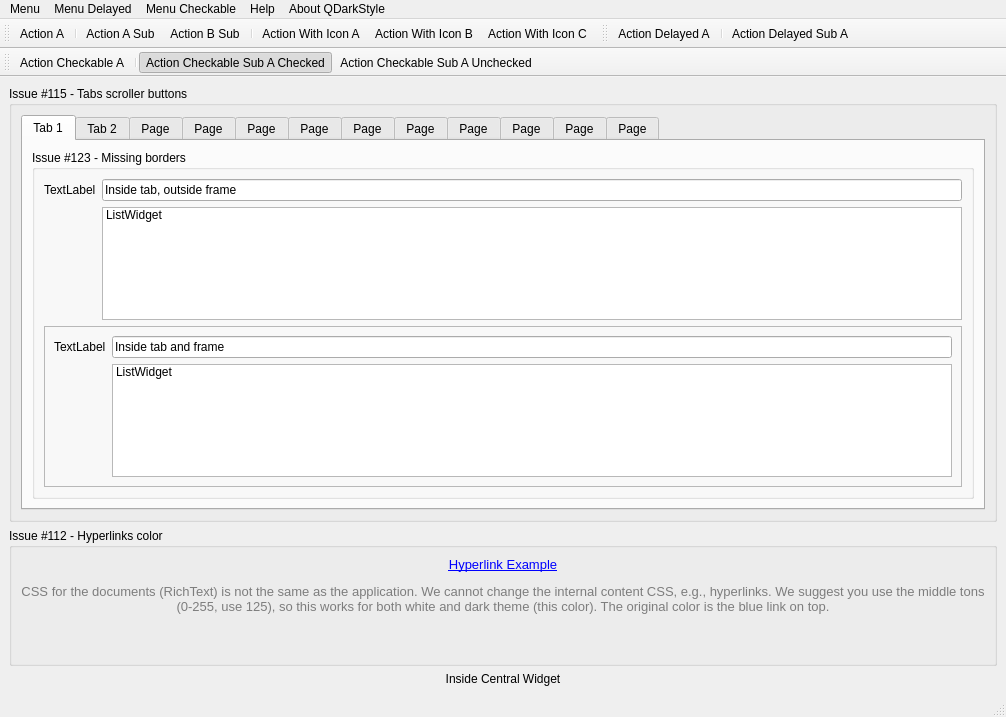
<?xml version="1.0" encoding="UTF-8"?>
<ui version="4.0">
 <class>MainWindow</class>
 <widget class="QMainWindow" name="MainWindow">
  <property name="geometry">
   <rect>
    <x>0</x>
    <y>0</y>
    <width>1006</width>
    <height>717</height>
   </rect>
  </property>
  <property name="windowTitle">
   <string>MainWindow</string>
  </property>
  <widget class="QWidget" name="centralwidget">
   <layout class="QGridLayout" name="gridLayout_7">
    <item row="0" column="0">
     <widget class="QGroupBox" name="groupBox_2">
      <property name="title">
       <string>Issue #115 - Tabs scroller buttons</string>
      </property>
      <layout class="QGridLayout" name="gridLayout">
       <item row="0" column="0">
        <widget class="QTabWidget" name="tabWidget">
         <property name="currentIndex">
          <number>0</number>
         </property>
         <widget class="QWidget" name="tab">
          <attribute name="title">
           <string>Tab 1</string>
          </attribute>
          <layout class="QGridLayout" name="gridLayout_4">
           <item row="1" column="0">
            <widget class="QGroupBox" name="groupBox_3">
             <property name="title">
              <string>Issue #123 - Missing borders</string>
             </property>
             <layout class="QGridLayout" name="gridLayout_5">
              <item row="0" column="0">
               <widget class="QLabel" name="label_2">
                <property name="text">
                 <string>TextLabel</string>
                </property>
               </widget>
              </item>
              <item row="0" column="1">
               <widget class="QLineEdit" name="lineEdit">
                <property name="text">
                 <string>Inside tab, outside frame</string>
                </property>
               </widget>
              </item>
              <item row="2" column="0" colspan="2">
               <widget class="QFrame" name="frame">
                <property name="frameShape">
                 <enum>QFrame::StyledPanel</enum>
                </property>
                <property name="frameShadow">
                 <enum>QFrame::Raised</enum>
                </property>
                <layout class="QFormLayout" name="formLayout">
                 <property name="fieldGrowthPolicy">
                  <enum>QFormLayout::AllNonFixedFieldsGrow</enum>
                 </property>
                 <item row="0" column="0">
                  <widget class="QLabel" name="label_3">
                   <property name="text">
                    <string>TextLabel</string>
                   </property>
                  </widget>
                 </item>
                 <item row="0" column="1">
                  <widget class="QLineEdit" name="lineEdit_2">
                   <property name="text">
                    <string>Inside tab and frame</string>
                   </property>
                  </widget>
                 </item>
                 <item row="1" column="1">
                  <widget class="QListWidget" name="listWidget_2">
                   <item>
                    <property name="text">
                     <string>ListWidget</string>
                    </property>
                   </item>
                  </widget>
                 </item>
                </layout>
               </widget>
              </item>
              <item row="1" column="1">
               <widget class="QListWidget" name="listWidget">
                <item>
                 <property name="text">
                  <string>ListWidget</string>
                 </property>
                </item>
               </widget>
              </item>
             </layout>
            </widget>
           </item>
          </layout>
         </widget>
         <widget class="QWidget" name="tab_2">
          <attribute name="title">
           <string>Tab 2</string>
          </attribute>
          <layout class="QGridLayout" name="gridLayout_6">
           <item row="0" column="0">
            <widget class="QLabel" name="label_4">
             <property name="text">
              <string>TextLabel</string>
             </property>
            </widget>
           </item>
          </layout>
         </widget>
         <widget class="QWidget" name="tab_3">
          <attribute name="title">
           <string>Page</string>
          </attribute>
         </widget>
         <widget class="QWidget" name="tab_4">
          <attribute name="title">
           <string>Page</string>
          </attribute>
         </widget>
         <widget class="QWidget" name="tab_5">
          <attribute name="title">
           <string>Page</string>
          </attribute>
         </widget>
         <widget class="QWidget" name="tab_6">
          <attribute name="title">
           <string>Page</string>
          </attribute>
         </widget>
         <widget class="QWidget" name="tab_7">
          <attribute name="title">
           <string>Page</string>
          </attribute>
         </widget>
         <widget class="QWidget" name="tab_8">
          <attribute name="title">
           <string>Page</string>
          </attribute>
         </widget>
         <widget class="QWidget" name="tab_9">
          <attribute name="title">
           <string>Page</string>
          </attribute>
         </widget>
         <widget class="QWidget" name="tab_10">
          <attribute name="title">
           <string>Page</string>
          </attribute>
         </widget>
         <widget class="QWidget" name="tab_11">
          <attribute name="title">
           <string>Page</string>
          </attribute>
         </widget>
         <widget class="QWidget" name="tab_12">
          <attribute name="title">
           <string>Page</string>
          </attribute>
          <layout class="QGridLayout" name="gridLayout_3"/>
         </widget>
        </widget>
       </item>
      </layout>
     </widget>
    </item>
    <item row="1" column="0">
     <widget class="QGroupBox" name="groupBox">
      <property name="title">
       <string>Issue #112 - Hyperlinks color</string>
      </property>
      <layout class="QGridLayout" name="gridLayout_2">
       <item row="0" column="0">
        <widget class="QLabel" name="label">
         <property name="lineWidth">
          <number>0</number>
         </property>
         <property name="text">
          <string>&lt;html&gt;&lt;head/&gt;&lt;body&gt;&lt;p align=&quot;center&quot;&gt;&lt;a href=&quot;https://github.com/ColinDuquesnoy/QDarkStyleSheet/issues/112&quot;&gt;&lt;span style=&quot; font-size:10pt; text-decoration: underline; color:#0000ff;&quot;&gt;Hyperlink Example&lt;/span&gt;&lt;/a&gt;&lt;/p&gt;&lt;p align=&quot;center&quot;&gt;&lt;span style=&quot; font-size:10pt; color:#7d7d7d;&quot;&gt;CSS for the documents (RichText) is not the same as the application. We cannot change the internal content CSS, e.g., hyperlinks. We suggest you use the middle tons (0-255, use 125), so this works for both white and dark theme (this color). The original color is the blue link on top.&lt;/span&gt;&lt;/p&gt;&lt;p align=&quot;center&quot;&gt;&lt;br/&gt;&lt;/p&gt;&lt;/body&gt;&lt;/html&gt;</string>
         </property>
         <property name="textFormat">
          <enum>Qt::RichText</enum>
         </property>
         <property name="alignment">
          <set>Qt::AlignCenter</set>
         </property>
         <property name="wordWrap">
          <bool>true</bool>
         </property>
         <property name="openExternalLinks">
          <bool>true</bool>
         </property>
         <property name="textInteractionFlags">
          <set>Qt::TextBrowserInteraction</set>
         </property>
        </widget>
       </item>
      </layout>
     </widget>
    </item>
    <item row="2" column="0">
     <widget class="QLabel" name="label_71">
      <property name="text">
       <string>Inside Central Widget</string>
      </property>
      <property name="alignment">
       <set>Qt::AlignCenter</set>
      </property>
     </widget>
    </item>
   </layout>
  </widget>
  <widget class="QMenuBar" name="menubar">
   <property name="geometry">
    <rect>
     <x>0</x>
     <y>0</y>
     <width>1006</width>
     <height>20</height>
    </rect>
   </property>
   <widget class="QMenu" name="menuMenu">
    <property name="title">
     <string>Menu</string>
    </property>
    <widget class="QMenu" name="menuMenuSub">
     <property name="title">
      <string>Menu Sub</string>
     </property>
     <addaction name="actionActionSubA"/>
     <addaction name="actionActionSubB"/>
    </widget>
    <addaction name="actionActionA"/>
    <addaction name="menuMenuSub"/>
    <addaction name="actionAction_with_icon_A"/>
    <addaction name="actionAction_With_Icon_B"/>
    <addaction name="actionAction_With_Icon_C"/>
   </widget>
   <widget class="QMenu" name="menuMenuDelayed">
    <property name="title">
     <string>Menu Delayed</string>
    </property>
    <widget class="QMenu" name="menuMenuSubDelayed">
     <property name="title">
      <string>Menu Sub Delayed</string>
     </property>
     <addaction name="actionActionDelayedSubA"/>
    </widget>
    <addaction name="actionActionDelayedA"/>
    <addaction name="menuMenuSubDelayed"/>
   </widget>
   <widget class="QMenu" name="menuMenuCheckale">
    <property name="title">
     <string>Menu Checkable</string>
    </property>
    <widget class="QMenu" name="menuNew">
     <property name="title">
      <string>New</string>
     </property>
     <addaction name="separator"/>
     <addaction name="actionNewB"/>
     <addaction name="actionNewD"/>
     <addaction name="actionNewC"/>
     <addaction name="separator"/>
     <addaction name="actionNewE"/>
    </widget>
    <addaction name="actionActionCheckableA"/>
    <addaction name="separator"/>
    <addaction name="menuNew"/>
   </widget>
   <widget class="QMenu" name="menuAbout">
    <property name="title">
     <string>About QDarkStyle</string>
    </property>
   </widget>
   <widget class="QMenu" name="menuHelp">
    <property name="title">
     <string>Help</string>
    </property>
   </widget>
   <addaction name="menuMenu"/>
   <addaction name="menuMenuDelayed"/>
   <addaction name="menuMenuCheckale"/>
   <addaction name="menuHelp"/>
   <addaction name="menuAbout"/>
  </widget>
  <widget class="QStatusBar" name="statusbar"/>
  <widget class="QToolBar" name="toolBar">
   <property name="windowTitle">
    <string>Tool bar actions</string>
   </property>
   <property name="iconSize">
    <size>
     <width>16</width>
     <height>16</height>
    </size>
   </property>
   <attribute name="toolBarArea">
    <enum>TopToolBarArea</enum>
   </attribute>
   <attribute name="toolBarBreak">
    <bool>false</bool>
   </attribute>
   <addaction name="actionActionA"/>
   <addaction name="separator"/>
   <addaction name="actionActionSubA"/>
   <addaction name="actionActionSubB"/>
   <addaction name="separator"/>
   <addaction name="actionAction_with_icon_A"/>
   <addaction name="actionAction_With_Icon_B"/>
   <addaction name="actionAction_With_Icon_C"/>
  </widget>
  <widget class="QToolBar" name="toolBarDelayed">
   <property name="windowTitle">
    <string>Tool bar actions delayed</string>
   </property>
   <attribute name="toolBarArea">
    <enum>TopToolBarArea</enum>
   </attribute>
   <attribute name="toolBarBreak">
    <bool>false</bool>
   </attribute>
   <addaction name="actionActionDelayedA"/>
   <addaction name="separator"/>
   <addaction name="actionActionDelayedSubA"/>
  </widget>
  <widget class="QToolBar" name="toolBarCheckable">
   <property name="windowTitle">
    <string>Tool bar action checkable</string>
   </property>
   <attribute name="toolBarArea">
    <enum>TopToolBarArea</enum>
   </attribute>
   <attribute name="toolBarBreak">
    <bool>true</bool>
   </attribute>
   <addaction name="actionActionCheckableA"/>
   <addaction name="separator"/>
   <addaction name="actionActionCheckableSubAChecked"/>
   <addaction name="actionActionCheckableSubAUnchecked"/>
  </widget>
  <action name="actionActionA">
   <property name="text">
    <string>Action A</string>
   </property>
  </action>
  <action name="actionActionSubA">
   <property name="text">
    <string>Action A Sub</string>
   </property>
   <property name="toolTip">
    <string>Action A Sub</string>
   </property>
  </action>
  <action name="actionActionSubB">
   <property name="text">
    <string>Action B Sub</string>
   </property>
  </action>
  <action name="actionActionDelayedA">
   <property name="text">
    <string>Action Delayed A</string>
   </property>
   <property name="toolTip">
    <string>Action Delayed A</string>
   </property>
  </action>
  <action name="actionActionDelayedSubA">
   <property name="text">
    <string>Action Delayed Sub A</string>
   </property>
   <property name="toolTip">
    <string>Action Delayed Sub A</string>
   </property>
  </action>
  <action name="actionActionCheckableA">
   <property name="checkable">
    <bool>true</bool>
   </property>
   <property name="text">
    <string>Action Checkable A</string>
   </property>
   <property name="toolTip">
    <string>Action Checkable A</string>
   </property>
  </action>
  <action name="actionActionCheckableSubAChecked">
   <property name="checkable">
    <bool>true</bool>
   </property>
   <property name="checked">
    <bool>true</bool>
   </property>
   <property name="text">
    <string>Action Checkable Sub A Checked</string>
   </property>
   <property name="toolTip">
    <string>Action Checkable Sub A Checked</string>
   </property>
  </action>
  <action name="actionActionCheckableSubAUnchecked">
   <property name="checkable">
    <bool>true</bool>
   </property>
   <property name="text">
    <string>Action Checkable Sub A Unchecked</string>
   </property>
   <property name="toolTip">
    <string>Action Checkable Sub A Unchecked</string>
   </property>
  </action>
  <action name="actionNewB">
   <property name="text">
    <string>New B</string>
   </property>
  </action>
  <action name="actionNewC">
   <property name="text">
    <string>New C</string>
   </property>
  </action>
  <action name="actionNewD">
   <property name="text">
    <string>New D</string>
   </property>
  </action>
  <action name="actionNewE">
   <property name="text">
    <string>New E</string>
   </property>
  </action>
  <action name="actionAction_with_icon_A">
   <property name="icon">
    <iconset resource="../../jam_darkstyle/style.qrc">
     <normaloff>:/qss_icons/rc/window_undock_focus.png</normaloff>:/qss_icons/rc/window_undock_focus.png</iconset>
   </property>
   <property name="text">
    <string>Action With Icon A</string>
   </property>
  </action>
  <action name="actionAction_With_Icon_B">
   <property name="icon">
    <iconset resource="../../jam_darkstyle/style.qrc">
     <normaloff>:/qss_icons/rc/window_close_focus.png</normaloff>:/qss_icons/rc/window_close_focus.png</iconset>
   </property>
   <property name="text">
    <string>Action With Icon B</string>
   </property>
  </action>
  <action name="actionAction_With_Icon_C">
   <property name="icon">
    <iconset resource="../../jam_darkstyle/style.qrc">
     <normaloff>:/qss_icons/rc/arrow_right_focus.png</normaloff>:/qss_icons/rc/arrow_right_focus.png</iconset>
   </property>
   <property name="text">
    <string>Action With Icon C</string>
   </property>
  </action>
 </widget>
 <tabstops>
  <tabstop>lineEdit</tabstop>
  <tabstop>tabWidget</tabstop>
  <tabstop>lineEdit_2</tabstop>
 </tabstops>
 <resources>
  <include location="../../jam_darkstyle/style.qrc"/>
 </resources>
 <connections/>
</ui>
